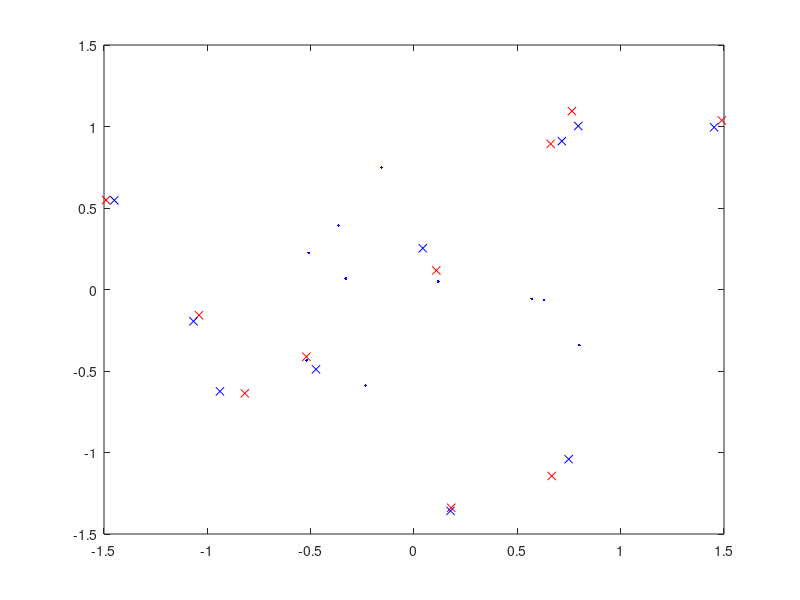
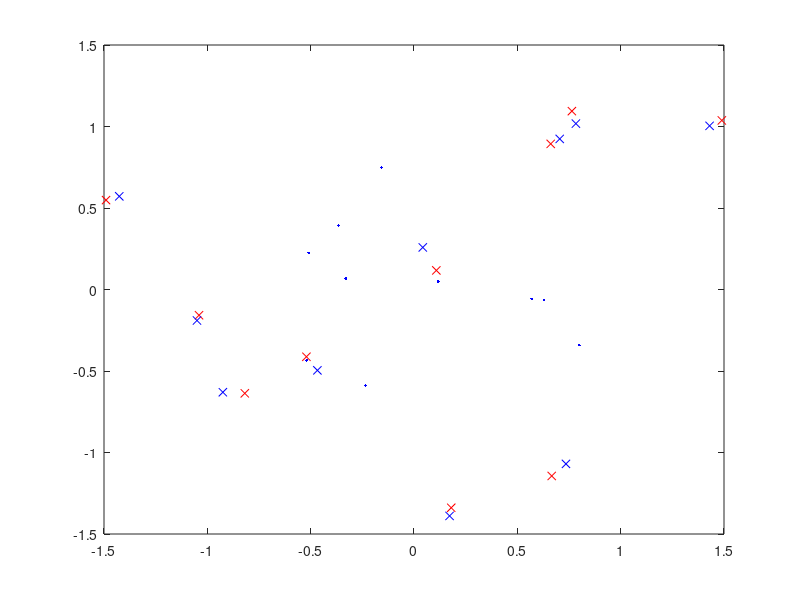

Source code (MATLAB) for these figures, in order:
n = 10;  
X = normrnd(0,1,[n 2]);
X = bsxfun(@minus,X,mean(X));
S = [0.5 -sqrt(3)/2; sqrt(3)/2 0.5];
Y = normrnd(0.5*X*S+2,0.05,n,2);
Y = bsxfun(@minus,Y,mean(Y));
figure(1);
[d,Z,tr] = procrustes(X,Y);
plot(X(:,1),X(:,2),'rx',...
     Y(:,1),Y(:,2),'b.',...
     Z(:,1),Z(:,2),'bx');
 
figure(2);
Z = Y*(Y \ X);
plot(X(:,1),X(:,2),'rx',...
     Y(:,1),Y(:,2),'b.',...
     Z(:,1),Z(:,2),'bx');